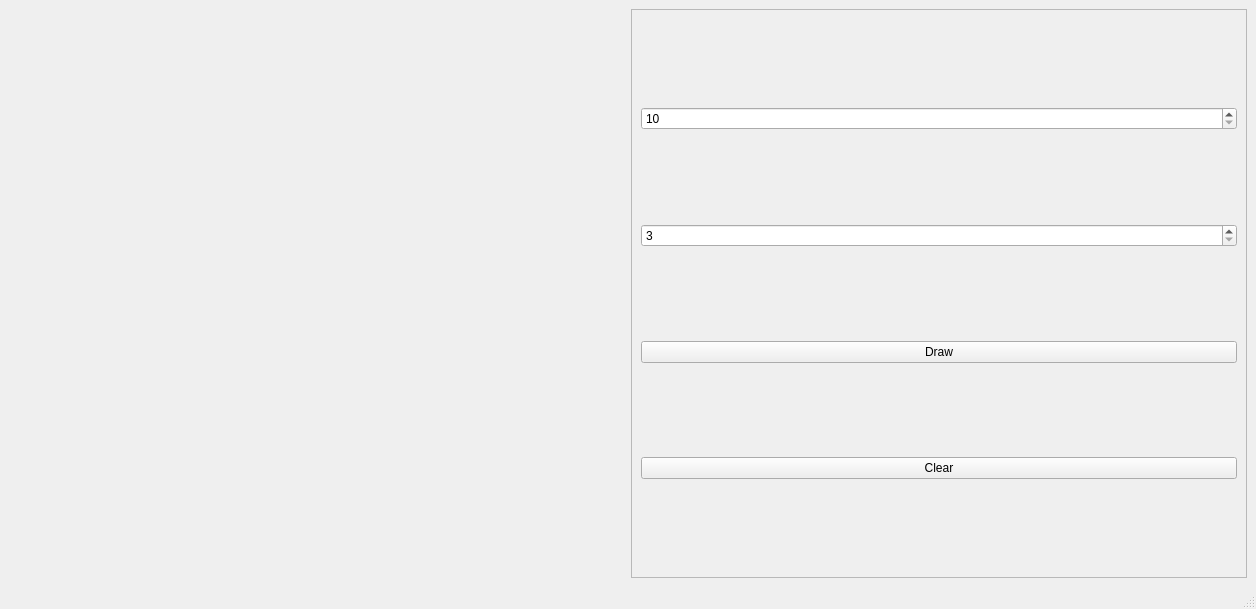
<?xml version="1.0" encoding="UTF-8"?>
<ui version="4.0">
 <class>MainWindow</class>
 <widget class="QMainWindow" name="MainWindow">
  <property name="geometry">
   <rect>
    <x>0</x>
    <y>0</y>
    <width>1256</width>
    <height>609</height>
   </rect>
  </property>
  <property name="windowTitle">
   <string>MainWindow</string>
  </property>
  <widget class="QWidget" name="centralwidget">
   <layout class="QHBoxLayout" name="horizontalLayout">
    <item>
     <widget class="Canvas" name="CanvasWidget" native="true"/>
    </item>
    <item>
     <widget class="QFrame" name="OptionsFrame">
      <property name="frameShape">
       <enum>QFrame::StyledPanel</enum>
      </property>
      <property name="frameShadow">
       <enum>QFrame::Raised</enum>
      </property>
      <layout class="QVBoxLayout" name="verticalLayout">
       <item>
        <widget class="QSpinBox" name="RadiusSpinBox">
         <property name="minimum">
          <number>10</number>
         </property>
         <property name="maximum">
          <number>200</number>
         </property>
        </widget>
       </item>
       <item>
        <widget class="QSpinBox" name="SidesSpinBox">
         <property name="minimum">
          <number>3</number>
         </property>
         <property name="maximum">
          <number>100</number>
         </property>
        </widget>
       </item>
       <item>
        <widget class="QPushButton" name="DrawPushButton">
         <property name="text">
          <string>Draw</string>
         </property>
        </widget>
       </item>
       <item>
        <widget class="QPushButton" name="ClearPushButton">
         <property name="text">
          <string>Clear</string>
         </property>
        </widget>
       </item>
      </layout>
     </widget>
    </item>
   </layout>
  </widget>
  <widget class="QMenuBar" name="menubar">
   <property name="geometry">
    <rect>
     <x>0</x>
     <y>0</y>
     <width>1256</width>
     <height>24</height>
    </rect>
   </property>
  </widget>
  <widget class="QStatusBar" name="statusbar"/>
 </widget>
 <customwidgets>
  <customwidget>
   <class>Canvas</class>
   <extends>QWidget</extends>
   <header>canvas.h</header>
   <container>1</container>
  </customwidget>
 </customwidgets>
 <resources/>
 <connections/>
</ui>
